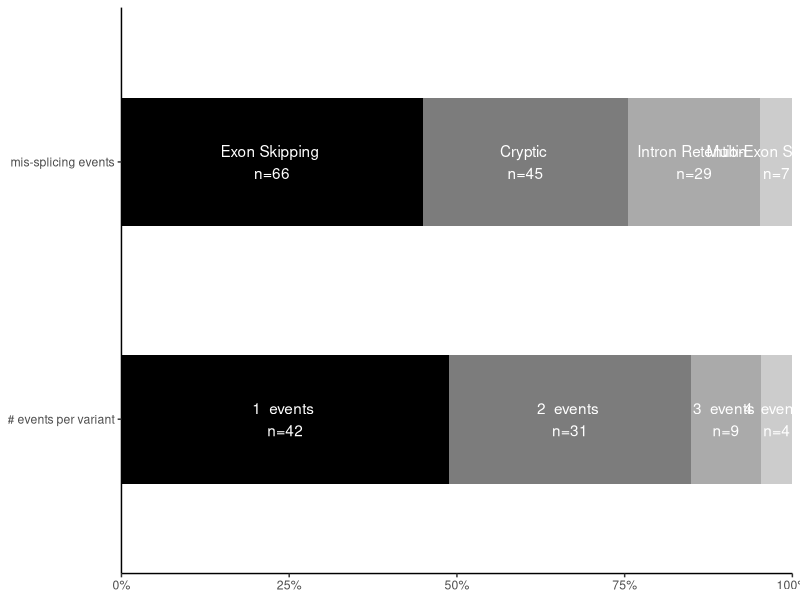
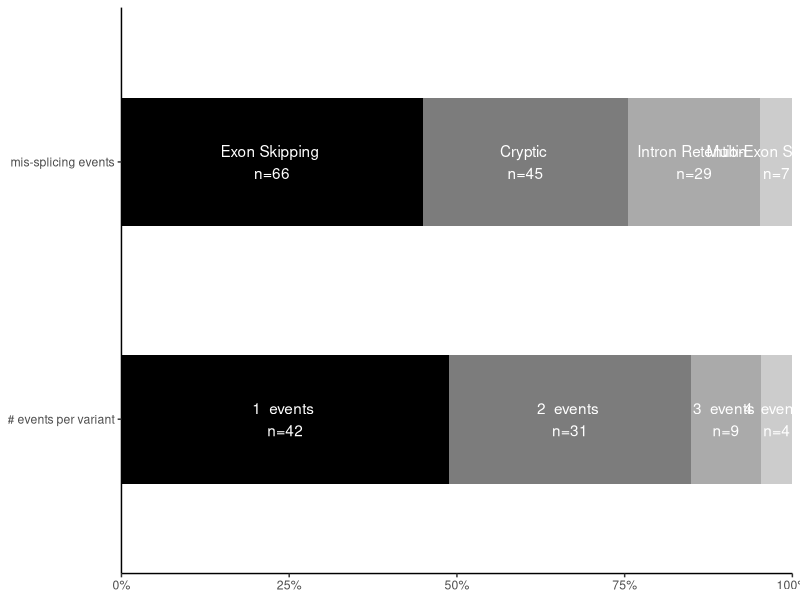

Recreate these plots in R, in order. (Note: this script raises an error after producing the figures.)
## ---- chunk 1
library(data.table)
library(tidyverse)
theme_set(theme_classic())
merged_data <- fread('ref/events_prediction.tsv')
## ---- chunk 2
# for plot labels
dict <- data.frame(category = c('exon skipping', 'cryptic', 'intron retention', 'multi exon skipping'),
                   label = c('Exon Skipping', 'Cryptic', 'Intron Retention', 'Multi-Exon Skipping'))

# tallying event categories
events <- merged_data[in_rna_studies == 1]  %>%
  mutate(category = ifelse(!is.na(skipped_exons_count) & skipped_exons_count > 1 , 
                           'multi exon skipping', splicing_event_class),
         category = ifelse(grepl('cryptic', splicing_event_class), 'cryptic', category)) %>%
  group_by(category) %>% tally()  %>% 
  mutate(perc = n / sum(n)) %>%
  arrange(-n) %>%
  left_join(dict, by = c('category'))  %>%
  mutate(plot_category = 'mis-splicing events', fill = 1:4)

# calculating number of events per  variant
eventcounts <- merged_data[in_rna_studies == 1] %>% 
  group_by(curated_record_id) %>%
  tally(name = 'category') %>% group_by(category) %>% tally()%>%
  mutate(perc = n / sum(n),
         plot_category = '# events per variant', label = paste(category, ' events'), fill = 1:4)

# plotting
rbind(events, eventcounts) %>%
  ggplot(aes(x = perc, y = plot_category, fill = factor(fill))) + 
  geom_bar(stat = 'identity', position = position_stack(reverse=TRUE), width = 0.5) + 
  theme(axis.title.y = element_blank(), axis.title.x = element_blank(), legend.position = 'none') +
  scale_x_continuous(labels = scales::percent, expand = c(0,0)) +
  geom_text(aes(label = paste0(label, ' \nn=' ,  n)),
            position = position_stack(reverse = TRUE, vjust = 0.5), color = "white") +
  scale_fill_grey(start = 0)
ggsave('figs/1C.pdf', width = 6, height = 2)
## ---- chunk 3
# spliceAI predictions
event_deltas <- merged_data[abs(delta) >= 0.05, .(curated_record_id, splicing_event_class, 
                                                  in_rna_studies, score = delta, 
                                                  alg ='SpliceAI', skipped_exons_count)]
# MMSplice predictions
mmpred_scores <- merged_data[mmpred == 1, .(curated_record_id, splicing_event_class, 
                                            in_rna_studies, score = delta_logit_psi, 
                                            alg = 'MMSplice', skipped_exons_count)]
predictions <- rbind(event_deltas, mmpred_scores)
## ---- chunk 4
# for plotting
lines <- data.table(alg = c(rep(c('SpliceAI'), 2), 'MMSplice'),
                    yintercept = c(0.05, 0.2, 2), 
                    splicing_event_class =c(rep(c('exon skipping'), each = 2), 'exon skipping'))

# plotting scores for all spliceAI exon skipping predictions
es_sai <- predictions %>%
  filter(splicing_event_class == 'exon skipping' & alg == 'SpliceAI') %>%
  mutate(in_rna_studies = ifelse(in_rna_studies == 0, 'not seen in RNA studies', 'seen in RNA studies'))%>%
  group_by(alg, in_rna_studies, splicing_event_class, score)%>%
  mutate(tally_id = 1:n(), grouptot = n()) %>%
  mutate(tally_id = tally_id - grouptot / 2)%>%
  mutate(in_rna_studies = factor(in_rna_studies, levels = c('seen in RNA studies', 'not seen in RNA studies'))) %>%
  ggplot(aes(x = in_rna_studies, y  = abs(score),color = in_rna_studies)) +
  geom_jitter(width =0.2, height = 0) + #facet_wrap(alg~splicing_event_class)+
  facet_wrap(~alg, nrow = 1, scales = 'free') +
  theme(strip.background = element_blank(), axis.text.x = element_text(angle = 45, hjust = 1), 
        legend.position = 'none')+
  ylab('') + xlab('') + scale_color_manual(values = c('black', 'grey'))+
  geom_hline(data = lines[alg == 'SpliceAI'][1], aes(yintercept = yintercept), linetype = 'dashed', color = 'grey') +
  geom_hline(data = lines[alg == 'SpliceAI'][2], aes(yintercept = yintercept), linetype = 'dashed') +
  scale_y_continuous(breaks = seq(0,1,0.2)) + coord_cartesian(ylim = c(0, 1))

# plotting scores for all MMSplice exon skipping predictions
es_mms <- predictions %>%
  filter(splicing_event_class == 'exon skipping' & alg == 'MMSplice') %>%
  mutate(in_rna_studies = ifelse(in_rna_studies == 0, 'not seen in RNA studies', 'seen in RNA studies'))%>%
  group_by(alg, in_rna_studies, splicing_event_class, score)%>%
  mutate(tally_id = 1:n(), grouptot = n()) %>%
  mutate(tally_id = tally_id - grouptot / 2)%>%
  mutate(in_rna_studies = factor(in_rna_studies, levels = c('seen in RNA studies', 'not seen in RNA studies'))) %>%
  ggplot(aes(x = in_rna_studies, y  = abs(score),color = in_rna_studies)) +
  geom_jitter(width =0.2, height = 0) + #facet_wrap(alg~splicing_event_class)+
  facet_wrap(~alg, nrow = 1, scales = 'free') +
  theme(strip.background = element_blank(), axis.text.x = element_text(angle = 45, hjust = 1), 
        legend.position = 'none')+
  ylab('') + xlab('') + scale_color_manual(values = c('black', 'grey'))+
  geom_hline(data = lines[alg == 'MMSplice'], aes(yintercept = yintercept), linetype = 'dashed') +
  scale_y_continuous(labels = c(0, -2, -4, -6))
es_algs <- ggarrange(es_sai, es_mms, nrow = 1)
## ---- chunk 5
# plotting event ranks for all exon skipping 300K-RNA predictions
# plotting  events seen in RNA studies
es_krna_p <- merged_data[asj == 1 & splicing_event_class == 'exon skipping' & in_rna_studies == 1]  %>%
  mutate(in_rna_studies = ifelse(in_rna_studies == 0, 'not seen in RNA studies', 'seen in RNA studies')) %>%
  mutate(in_rna_studies = factor(in_rna_studies, levels = c('seen in RNA studies', 'not seen in RNA studies'))) %>%
  group_by(in_rna_studies, splicing_event_class, missplicing_event_rank_simple)%>%
  mutate(tally_id = 1:n(), grouptot = n()) %>%
  mutate(tally_id = tally_id - grouptot / 2)  %>%
  filter(missplicing_event_rank_simple <= 8) %>%
  ggplot(aes(x = tally_id, y = missplicing_event_rank_simple)) + 
  geom_jitter(width =0.2, height = 0.2, color = 'black')  +
  scale_x_continuous(breaks = c(0), labels = c('              seen in RNA studies')) +
  scale_y_reverse(breaks = c(seq(1,4,1), 6, 8)) +
  theme(strip.background = element_blank(),legend.position = 'none', 
        axis.text.x = element_text(angle = 45, hjust = 1), axis.title.x = element_blank(), 
        axis.title.y = element_blank()) +
  geom_hline(yintercept = 4.5, linetype = 'dashed') +
  ggtitle('300K-RNA') + coord_cartesian(ylim = c(8, 1))
# plotting  events not seen in RNA studies
es_krna_n <- merged_data[asj == 1 & splicing_event_class == 'exon skipping' & in_rna_studies == 0]  %>%
  mutate(in_rna_studies = ifelse(in_rna_studies == 0, 'not seen in RNA studies', 'seen in RNA studies')) %>%
  mutate(in_rna_studies = factor(in_rna_studies, levels = c('seen in RNA studies', 'not seen in RNA studies'))) %>%
  group_by(in_rna_studies, splicing_event_class, missplicing_event_rank_simple)%>%
  mutate(tally_id = 1:n(), grouptot = n()) %>%
  mutate(tally_id = tally_id - grouptot / 2)  %>%
  filter(missplicing_event_rank_simple <= 8) %>%
  ggplot(aes(x = tally_id, y = missplicing_event_rank_simple)) + 
  geom_jitter(width =0.2, height = 0.2, color = 'grey') +
  scale_x_continuous(breaks = c(0), labels = c('        not seen in RNA studies')) +
  scale_y_reverse(breaks = c(seq(1,4,1), 6, 8)) +
  theme(strip.background = element_blank(),legend.position = 'none', 
        axis.text.x = element_text(angle = 45, hjust = 1), axis.title.x = element_blank(), 
        axis.title.y = element_blank()) +
  geom_hline(yintercept = 4.5, linetype = 'dashed') +
  ggtitle('') + coord_cartesian(ylim = c(8, 1)) 

es_krna <- ggarrange(es_krna_p, es_krna_n)
## ---- chunk 6
A <- ggarrange(es_krna, es_algs, nrow =1)
## ---- chunk 7
# for plotting
lines <- data.table(alg = c(rep(c('SpliceAI'), 2)),
                    yintercept = c(rep(c(0.05, 0.2), 1)), 
                    splicing_event_class =c(rep(c('cryptic activation'), each = 2)))
# spliceAI scores for all cryptic activation predictions
ca_algs <- predictions %>%
  filter(grepl('cryptic', splicing_event_class) & alg == 'SpliceAI') %>%
  mutate(in_rna_studies = ifelse(in_rna_studies == 0, 'not seen in RNA studies', 'seen in RNA studies'),
         splicing_event_class = ifelse(grepl('cryptic', splicing_event_class), 
                                       'cryptic activation', splicing_event_class))%>%
  group_by(in_rna_studies, splicing_event_class, score)%>%
  mutate(tally_id = 1:n(), grouptot = n()) %>%
  mutate(tally_id = tally_id - grouptot / 2)%>%
  mutate(in_rna_studies = factor(in_rna_studies, levels = c('seen in RNA studies', 'not seen in RNA studies'))) %>%
  ggplot(aes(x = in_rna_studies, y  = abs(score),color = in_rna_studies)) +
  geom_jitter(width =0.2, height = 0) +  
  theme(strip.background = element_blank(), axis.text.x = element_text(angle = 45, hjust = 1), 
        legend.position = 'none')+
  facet_wrap(~alg, nrow = 1, scales = 'free')+
  ylab('') + xlab('') + scale_color_manual(values = c('black', 'grey'))+
  geom_hline(data = lines[alg == 'SpliceAI'][1], aes(yintercept = yintercept), linetype = 'dashed', color = 'grey') +
  geom_hline(data = lines[alg == 'SpliceAI'][2], aes(yintercept = yintercept), linetype = 'dashed') +
  scale_y_continuous(breaks = seq(0,1,0.2)) + coord_cartesian(ylim = c(0, 1))
## ---- chunk 8
# plotting event ranks for all cryptic activation 300K-RNA predictions
# plotting  events seen in RNA studies
ca_krna_p <- merged_data[asj == 1 & grepl('cryptic', splicing_event_class) & in_rna_studies == 1]  %>%
  mutate(in_rna_studies = ifelse(in_rna_studies == 0, 'not seen in RNA studies', 'seen in RNA studies'),
         splicing_event_class = ifelse(grepl('cryptic', splicing_event_class), 
                                       'cryptic activation', splicing_event_class)) %>%
  mutate(in_rna_studies = factor(in_rna_studies, levels = c('seen in RNA studies', 'not seen in RNA studies'))) %>%
  group_by(in_rna_studies, splicing_event_class, missplicing_event_rank_simple)%>%
  mutate(tally_id = 1:n(), grouptot = n()) %>%
  mutate(tally_id = tally_id - grouptot / 2)  %>%
  filter(missplicing_event_rank_simple <= 8) %>%
  ggplot(aes(x = tally_id, y = missplicing_event_rank_simple)) + 
  geom_jitter(width =0.2, height = 0.2, color = 'black')  +
  scale_x_continuous(breaks = c(0), labels = c('              seen in RNA studies')) +
  scale_y_reverse(breaks = c(seq(1,4,1), 6, 8)) +
  theme(strip.background = element_blank(),legend.position = 'none', 
        axis.text.x = element_text(angle = 45, hjust = 1), axis.title.x = element_blank(), 
        axis.title.y = element_blank()) +
  geom_hline(yintercept = 4.5, linetype = 'dashed') +
  ggtitle('300K-RNA') + coord_cartesian(ylim = c(8, 1))

# plotting  events not seen in RNA studies
ca_krna_n <- merged_data[asj == 1 & grepl('cryptic', splicing_event_class) & in_rna_studies == 0]  %>%
  mutate(in_rna_studies = ifelse(in_rna_studies == 0, 'not seen in RNA studies', 'seen in RNA studies'),
         splicing_event_class = ifelse(grepl('cryptic', splicing_event_class), 
                                       'cryptic activation', splicing_event_class)) %>%
  mutate(in_rna_studies = factor(in_rna_studies, levels = c('seen in RNA studies', 'not seen in RNA studies'))) %>%
  group_by(in_rna_studies, splicing_event_class, missplicing_event_rank_simple)%>%
  mutate(tally_id = 1:n(), grouptot = n()) %>%
  mutate(tally_id = tally_id - grouptot / 2)  %>%
  filter(missplicing_event_rank_simple <= 8) %>%
  ggplot(aes(x = tally_id, y = missplicing_event_rank_simple)) + 
  geom_jitter(width =0.2, height = 0.2, color = 'grey')  +
  scale_x_continuous(breaks = c(0), labels = c('        not seen in RNA studies')) +
  scale_y_reverse(breaks = c(seq(1,4,1), 6, 8)) +
  theme(strip.background = element_blank(),legend.position = 'none', 
        axis.text.x = element_text(angle = 45, hjust = 1), axis.title.x = element_blank(), 
        axis.title.y = element_blank()) +
  geom_hline(yintercept = 4.5, linetype = 'dashed') +
  ggtitle('') + coord_cartesian(ylim = c(8, 1))

ca_krna <- ggarrange(ca_krna_p, ca_krna_n, nrow = 1, widths = c(0.3, 1))
## ---- chunk 9
B <- ggarrange(ca_krna, ca_algs, nrow =1, widths = c(1.5, 1))
## ---- chunk 10
# for plotting
lines <- data.table(alg = c(rep(c('SpliceAI'), 2)),
                    yintercept = c(rep(c(0.05, 0.2), 1)), 
                    splicing_event_class =c(rep(c('intron retention'), each = 2)))
# spliceAI scores for all intron retention predictions
C <- predictions %>%
  filter(splicing_event_class == 'intron retention') %>%
  mutate(in_rna_studies = ifelse(in_rna_studies == 0, 'not seen in RNA studies', 'seen in RNA studies'))%>%
  group_by(alg, in_rna_studies, splicing_event_class, score)%>%
  mutate(in_rna_studies = factor(in_rna_studies, levels = c('seen in RNA studies', 'not seen in RNA studies'))) %>%
  ggplot(aes(x = in_rna_studies, y  = abs(score),color = in_rna_studies)) +
  geom_jitter(width =0.2, height = 0) +  
  theme(strip.background = element_blank(), axis.text.x = element_text(angle = 45, hjust = 1), 
        legend.position = 'none')+
  facet_wrap(~alg, nrow = 1, scales = 'free')+
  ylab('') + xlab('') + scale_color_manual(values = c('black', 'grey'))+
  geom_hline(data = lines[alg == 'SpliceAI'][1], aes(yintercept = yintercept), linetype = 'dashed', color = 'grey') +
  geom_hline(data = lines[alg == 'SpliceAI'][2], aes(yintercept = yintercept), linetype = 'dashed') +
  scale_y_continuous(breaks = seq(0,1,0.2)) + coord_cartesian(ylim = c(0, 1))
## ---- chunk 11
# spliceAI predictions for variants which caused 2 exon skipping/cryptic activation events
sai_pred <- merged_data[splicing_event_class != 'intron retention' & 
                          in_rna_studies == 1 & event_count_crypskip <= 2] %>%
  group_by(curated_record_id, event_count_crypskip) %>% 
  dplyr::summarise(sai_pred_count = sum(abs(delta) >= 0.2, na.rm = TRUE)) %>%
  group_by(sai_pred_count, event_count_crypskip) %>% tally() %>%
  group_by(event_count_crypskip) %>% 
  mutate(events_pred = paste0(sai_pred_count, '/' , event_count_crypskip),
         alg = 'SpliceAI', perc = n / sum(n)) %>% 
  ungroup() %>% mutate(fill = c(1,1,2,3,2)) %>% 
  select(alg, event_count_crypskip, events_pred, n, perc, fill)
# 300K-RNA predictions for variants which caused 2 exon skipping/cryptic activation events
krna_pred <- merged_data[splicing_event_class != 'intron retention' & 
              in_rna_studies == 1 & event_count_crypskip <= 2] %>%
  group_by(curated_record_id, event_count_crypskip) %>% 
  dplyr::summarise(krna_pred_count = sum(missplicing_event_rank_simple <= 4, na.rm = TRUE)) %>%
  group_by(krna_pred_count, event_count_crypskip) %>% tally() %>%
  group_by(event_count_crypskip) %>% 
  mutate(events_pred = paste0(krna_pred_count, '/' , event_count_crypskip),
         alg = '300K-RNA', perc = n / sum(n)) %>% 
  ungroup() %>% mutate(fill = c(1,2, 3, 2)) %>% 
  select(alg, event_count_crypskip, events_pred, n, perc, fill)
# plotting
D <- rbind(sai_pred, krna_pred) %>%
  mutate(fill = factor(fill, levels = c(2, 3, 1)),
         event_count_crypskip = ifelse(event_count_crypskip == 1, 'Variants with 1 mis-splicing event',
                                       'Variants with 2 mis-splicing events')) %>%
  ggplot(aes(x = alg, y = perc, fill = fill)) + 
  geom_bar(stat = 'identity', position = position_stack(reverse=TRUE))+
  facet_wrap(~event_count_crypskip)+ 
  theme(axis.title.y = element_blank(), axis.title.x = element_blank(), legend.position = 'none',
        panel.spacing = unit(2, "lines")) +
  scale_y_continuous(labels = scales::percent, expand = c(0,0)) +
  geom_text(aes(label = paste0(events_pred, ' events\nn=' ,  n)),
            position = position_stack(reverse = TRUE, vjust = 0.5), color = "black") +
  scale_fill_brewer(palette = 'Greens', direction = -1)+
  theme(plot.margin=unit(c(1,2,1,2),"cm"))

## ---- chunk 12
# sensitivity & PPV for 300K-RNA at different cutoffs
df <- data.frame(cutoff = c(1:14))
count = c()
for (cutoff in df$cutoff) {
  count = c(count,nrow(merged_data[splicing_event_class != 'intron retention' & in_rna_studies == 1 & missplicing_event_rank_simple <= cutoff] ))
}
df$count <- count
df$sensitivity <- df$count / nrow(merged_data[splicing_event_class != 'intron retention' & in_rna_studies == 1])

# in top n events, seen / (seen + not seen)
pred_count = c()
rna_count = c()
for (cutoff in df$cutoff) {
  pred_count = c(pred_count,nrow(merged_data[splicing_event_class != 'intron retention' & missplicing_event_rank_simple <= cutoff]))
  rna_count = c(rna_count,nrow(merged_data[splicing_event_class != 'intron retention' & missplicing_event_rank_simple <= cutoff & in_rna_studies == 1]))
}
df$pred_count <- pred_count
df$rna_count <- rna_count
df$ppv <- df$rna_count / df$pred_count


name.labs <- c('Sensitivity', 'Positive Predictive Value')
names(name.labs) <- c("sensitivity", "ppv")

df_krna <- df


## ---- chunk 13
# sensitivity & PPV for spliceAI at different cutoffs
df <- data.frame(cutoff = c(seq(0.5, 0.1, -0.1), 0.05))
count = c()
for (cutoff in df$cutoff) {
  count = c(count,nrow(merged_data[splicing_event_class != 'intron retention' & in_rna_studies == 1 & abs(delta) >= cutoff]))
}
df$count <- count

df$sensitivity <- df$count / nrow(merged_data[splicing_event_class != 'intron retention' & in_rna_studies == 1])

# above cutoff, seen / (seen + not seen)
pred_count = c()
rna_count = c()
for (cutoff in df$cutoff) {
  pred_count = c(pred_count,nrow(merged_data[splicing_event_class != 'intron retention' & abs(delta) >= cutoff]))
  rna_count = c(rna_count,nrow(merged_data[splicing_event_class != 'intron retention' & in_rna_studies == 1 & abs(delta) >= cutoff]))
}
df$pred_count <- pred_count
df$rna_count <- rna_count
df$ppv <- df$rna_count / df$pred_count



name.labs <- c('Sensitivity', 'Positive Predictive Value')
names(name.labs) <- c("sensitivity", "ppv")


df_sai <- df
## ---- chunk 14
# plotting
E <- rbind(df_krna %>% mutate(method = '300K-RNA'),df_sai %>% mutate(method = 'SpliceAI')) %>%
  select(cutoff, sensitivity, ppv, method) %>% group_by(cutoff) %>%
  pivot_longer(cols =c('sensitivity', 'ppv')) %>%
  mutate(name = factor(name, levels = c('sensitivity', 'ppv'))) %>%
  filter(cutoff <= 7) %>%
  mutate(cutoff = factor(cutoff, levels = c(seq(0.5, 0.1, -0.1), 0.05, seq(1,7,1)))) %>%
  ggplot(aes(x = factor(cutoff), y = value, color = name) )+ geom_point() + geom_line(aes(group = name))  + 
  scale_color_manual(values = c('black','grey')) +
  theme(strip.background = element_rect(colour=NA, fill=NA),
        panel.border = element_rect(fill = NA, color = NA)) + 
  geom_text(aes(x = factor(cutoff), y = value, label = scales::percent(value, accuracy = 1)), vjust =-1) +
  coord_cartesian(ylim = c(0, 1.15)) + 
  scale_y_continuous(labels = scales::percent, expand = c(0,0)) +
  #scale_x_continuous(breaks = c(1:7), labels = function(x) paste0(intToUtf8(8804), x)) +ylab('')  +
  facet_grid(.~method, scales = 'free_x', space = "free_x") + ylab('') + xlab('') + labs(color = '')

## ---- chunk 15
mid <- ggarrange(B,C, ncol = 2, widths = c(2.5, 1))
bottom <- ggarrange(D,E, ncol = 2, widths = c(1, 1.2))
ggarrange(A, mid, bottom,nrow = 3)
ggsave('figs/figure_two.pdf', width = 12, height = 13)
